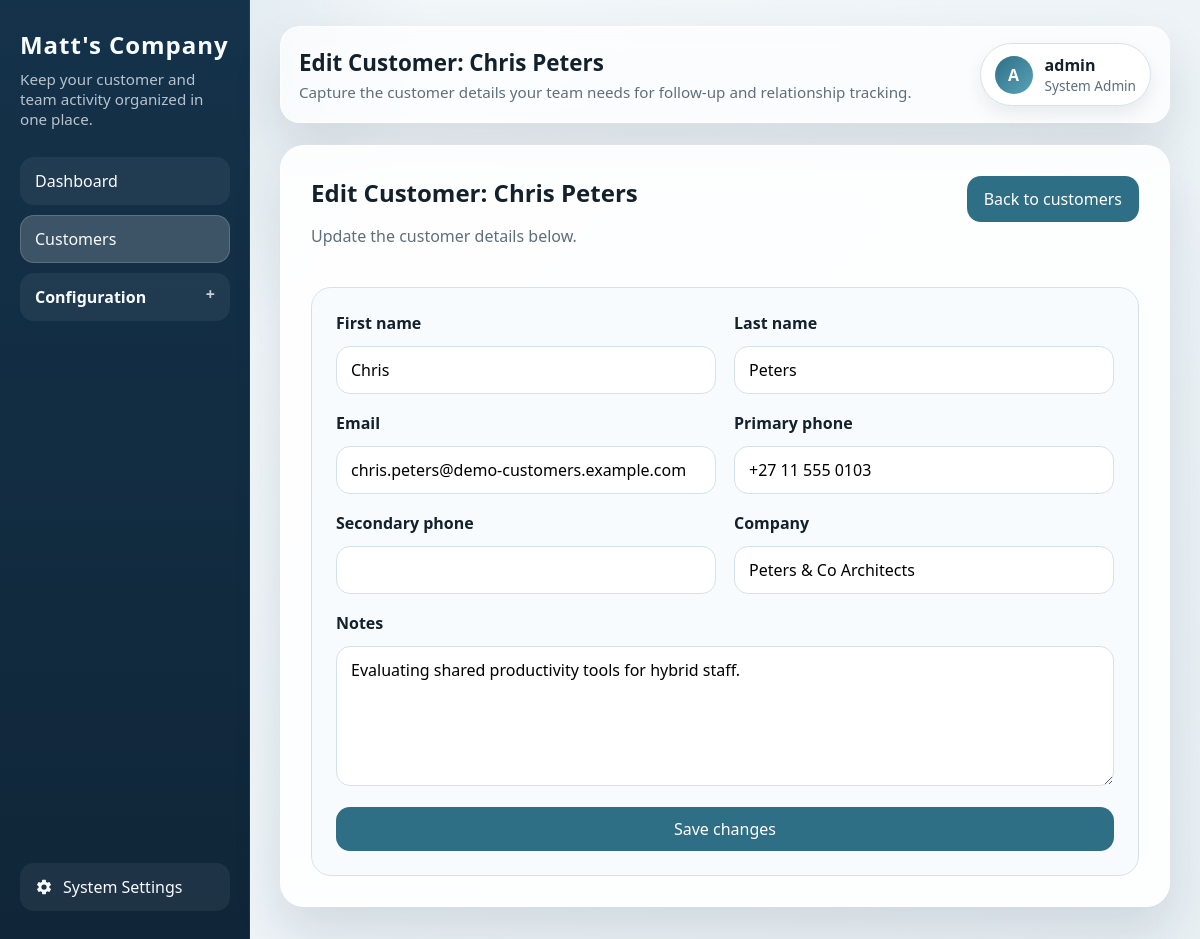
The page /customers/4/edit/ (signed in) on the database its author committed.
### crm/models/core.py (models this page shows, shortened)
class SystemSettings(models.Model):
    CURRENCY_ZAR = "ZAR"
    CURRENCY_USD = "USD"
    CURRENCY_EUR = "EUR"
    CURRENCY_CHOICES = (
        (CURRENCY_ZAR, "South African Rand (ZAR)"),
        (CURRENCY_USD, "US Dollar (USD)"),
        (CURRENCY_EUR, "Euro (EUR)"),
    )
    company_name = models.CharField(max_length=150, default="My CRM")
    default_currency = models.CharField(
        max_length=3,
        choices=CURRENCY_CHOICES,
        default=CURRENCY_ZAR,
    )
    class Meta:
        verbose_name = "system settings"
        verbose_name_plural = "system settings"
    @classmethod
    def get_solo(cls):
        settings, _ = cls.objects.get_or_create(pk=1)
        return settings

### crm/models/customer.py (models this page shows)
class Customer(models.Model):
    first_name = models.CharField(max_length=100)
    last_name = models.CharField(max_length=100, blank=True)
    email = models.EmailField(blank=True)
    primary_phone = models.CharField(max_length=30, blank=True)
    secondary_phone = models.CharField(max_length=30, blank=True)
    company = models.CharField(max_length=150, blank=True)
    notes = models.TextField(blank=True)
    owner = models.ForeignKey(
        get_user_model(),
        on_delete=models.SET_NULL,
        null=True,
        blank=True,
        related_name="customers",
    )
    created_at = models.DateTimeField(auto_now_add=True)
    updated_at = models.DateTimeField(auto_now=True)
    class Meta:
        ordering = ("first_name", "last_name", "id")
    def __str__(self):
        full_name = f"{self.first_name} {self.last_name}".strip()
        return full_name or self.company or f"Customer {self.pk}"

### crm/views/customers.py (the view)
# urls.py: path("customers/<int:customer_id>/edit/", edit_customer, name="edit_customer"),
@login_required
def edit_customer(request, customer_id):
    customer = get_object_or_404(Customer, pk=customer_id)
    if request.method == "POST":
        form = CustomerForm(request.POST, instance=customer)
        if form.is_valid():
            form.save()
            messages.success(request, f"Customer '{customer}' was updated.")
            return redirect("customers")
    else:
        form = CustomerForm(instance=customer)
    return render(
        request,
        "crm/customer_form.html",
        {
            "form": form,
            "page_title": f"Edit Customer: {customer}",
            "submit_label": "Save changes",
            "form_description": "Update the customer details below.",
        },
    )

### crm/forms/customers.py
class CustomerForm(forms.ModelForm):
    class Meta:
        model = Customer
        fields = (
            "first_name",
            "last_name",
            "email",
            "primary_phone",
            "secondary_phone",
            "company",
            "notes",
        )
        labels = {
            "primary_phone": "Primary phone",
            "secondary_phone": "Secondary phone",
        }
        widgets = {
            "notes": forms.Textarea(attrs={"rows": 5}),
        }

### crm/authz/access.py (called while the page is built)
def can_manage_configuration(user):
    return get_access_level(user) in {ACCESS_LEVEL_ADMIN, ACCESS_LEVEL_SYSTEM_ADMIN}

def get_access_level(user):
    if not getattr(user, "is_authenticated", False):
        return ACCESS_LEVEL_USER
    if user.is_superuser or user.is_staff or user.groups.filter(name=SYSTEM_ADMIN_GROUP).exists():
        return ACCESS_LEVEL_SYSTEM_ADMIN
    if user.groups.filter(name=CRM_ADMIN_GROUP).exists():
        return ACCESS_LEVEL_ADMIN
    return ACCESS_LEVEL_USER

def get_access_level_label(user):
    access_level = get_access_level(user)
    if access_level == ACCESS_LEVEL_SYSTEM_ADMIN:
        return "System Admin"
    if access_level == ACCESS_LEVEL_ADMIN:
        return "Admin"
    return "User"

### crm/context_processors.py (called while the page is built)
def system_settings(request):
    settings = SystemSettings.get_solo()
    return {
        "system_settings": settings,
        "company_name": settings.company_name,
        "default_currency": settings.default_currency,
        "can_manage_configuration": can_manage_configuration(request.user),
        "user_access_level": get_access_level_label(request.user),
    }

### crm/templates/crm/customer_form.html (shortened to what this page needs)
{% extends "crm/base.html" %}
{% block page_title %}{{ page_title }}{% endblock %}
{% block page_copy %}Capture the customer details your team needs for follow-up and relationship tracking.{% endblock %}
{% block content %}
    <div class="toolbar">
        <div>
            <h2>{{ page_title }}</h2>
            <p class="meta">{{ form_description }}</p>
        </div>
        <a class="button-link" href="{% url 'customers' %}">Back to customers</a>
    </div>
    <section class="panel">
        <form method="post" class="form-grid">
            <div class="form-layout">
                <div class="form-field">
                    <label for="{{ form.first_name.id_for_label }}">First name</label>
                    {{ form.first_name }}
                </div>
                <div class="form-field">
                    <label for="{{ form.last_name.id_for_label }}">Last name</label>
                    {{ form.last_name }}
                </div>
                <div class="form-field">
                    <label for="{{ form.email.id_for_label }}">Email</label>
                    {{ form.email }}
                </div>
                <div class="form-field">
                    <label for="{{ form.primary_phone.id_for_label }}">Primary phone</label>
                    {{ form.primary_phone }}
                </div>
                <div class="form-field">
                    <label for="{{ form.secondary_phone.id_for_label }}">Secondary phone</label>
                    {{ form.secondary_phone }}
                </div>
                <div class="form-field">
                    <label for="{{ form.company.id_for_label }}">Company</label>
                    {{ form.company }}
                </div>
                <div class="form-field full">
                    <label for="{{ form.notes.id_for_label }}">Notes</label>
                    {{ form.notes }}
                </div>
            </div>
            <button class="button" type="submit">{{ submit_label }}</button>
        </form>
    </section>
{% endblock %}

### crm/templates/crm/base.html (shortened to what this page needs)
{% load static %}
<!DOCTYPE html>
<html lang="en">
<head>
    <link rel="stylesheet" href="{% static 'crm/css/app.css' %}">
</head>
<body>
    <div class="app-shell">
        <aside class="sidebar">
            <h1 class="brand">{{ company_name }}</h1>
            <p class="sidebar-copy">Keep your customer and team activity organized in one place.</p>
            {% with current_url=request.resolver_match.url_name %}
            <nav class="nav" aria-label="Primary">
                <a class="{% if current_url == 'home' %}active{% endif %}" href="{% url 'home' %}">Dashboard</a>
                <a class="{% if current_url == 'customers' or current_url == 'create_customer' or current_url == 'edit_customer' %}active{% endif %}" href="{% url 'customers' %}">Customers</a>
                {% if can_manage_configuration %}
                    <details class="nav-group" >
                        <summary class="nav-group-toggle ">Configuration</summary>
                    </details>
                {% endif %}
            </nav>
            {% if can_manage_configuration %}
                <div class="sidebar-utility">
                    <a class="sidebar-utility-link {% if current_url == 'system_settings' %}active{% endif %}" href="{% url 'system_settings' %}">
                        <span>System Settings</span>
                    </a>
                </div>
            {% endif %}
            {% endwith %}
        </aside>
        <main class="content">
            <header class="topbar">
                <div>
                    <h1 class="topbar-title">{% block page_title %}CRM Workspace{% endblock %}</h1>
                    <p class="topbar-copy">{% block page_copy %}Manage your team, customers, and daily CRM flow.{% endblock %}</p>
                </div>
                <details class="profile-menu">
                    <summary class="profile-toggle">
                        <span class="avatar">{{ request.user.username|first|upper }}</span>
                        <span class="profile-meta">
                        <span class="profile-name">{{ request.user.get_full_name|default:request.user.username }}</span>
                        <span class="profile-role">
                                {{ user_access_level }}
                            </span>
                        </span>
                    </summary>
                </details>
            </header>
            <section class="card">
                {% block content %}{% endblock %}
            </section>
        </main>
    </div>
</body>
</html>

### rows shown on the page
SystemSettings: company_name "Matt's Company"
Customer: first_name "Chris", last_name "Peters", email "chris.peters@demo-customers.example.com", primary_phone "+27 11 555 0103", company "Peters & Co Architects", notes "Evaluating shared productivity tools for hybrid staff."

### other values the page prints
{{ page_title }} "Edit Customer: Chris Peters"
{{ request.user.username|first|upper }} "A"
{{ request.user.get_full_name|default:request.user.username }} "admin"
{{ user_access_level }} "System Admin"
{{ submit_label }} "Save changes"
